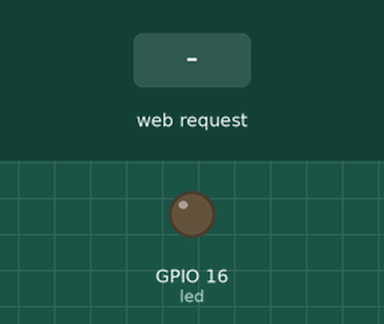
The sketch below on a simulated ESP8266 (NodeMCU). On the bench: output pins drawn as LEDs (lit = HIGH). The inputs (shaded band) are chosen by the test bench. What the sketch prints to the serial monitor is not drawn.

Above: at 2.2 s.
2.3 s: HTTP request GET /Off received
At 3.3 s:
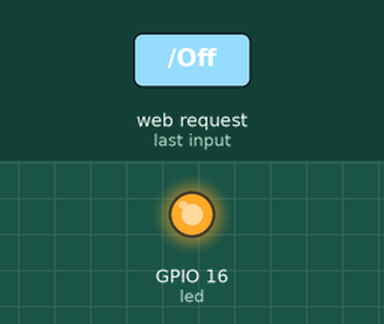
3.8 s: HTTP request GET /On received
At 4.4 s:
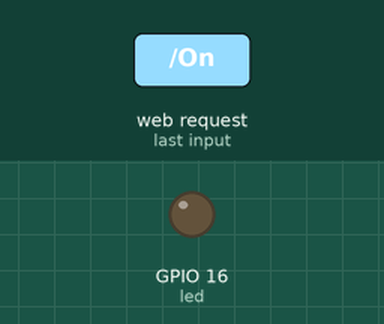
Timing chart, 0 to 6.8 s (numbered marks = the images above; inputs shaded):
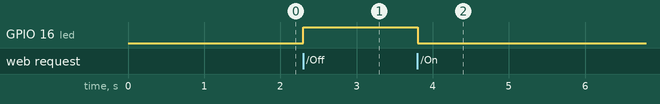

The sketch:

WiFiAccessPoint.ino
```cpp
#include <ESP8266WiFi.h>
#include <WiFiClient.h>
#include <ESP8266WebServer.h>

/* Set these to your desired credentials. */
const char *ssid = "DaoDuc";
const char *password = "1234567890";

ESP8266WebServer server(80);

/* Just a little test message.  Go to http://192.168.4.1 in a web browser
   connected to this access point to see it.
*/
int led = 16;
void handleRoot() {
  server.send(200, "text/html", "<a href=\"/on\">On</a><br><a href=\"/off\">Off</a>");
}
void handleOn() {
  digitalWrite(led, LOW);
  server.sendHeader("location", "/");
  server.send(301);
}

void handleOff() {
  digitalWrite(led, HIGH);
  server.sendHeader("location", "/");
  server.send(301);
}
void setup() {
  pinMode(led, OUTPUT);
  delay(1000);
  Serial.begin(115200);
  Serial.println();
  Serial.print("Configuring access point...");
  /* You can remove the password parameter if you want the AP to be open. */
  WiFi.softAP(ssid, password);

  IPAddress myIP = WiFi.softAPIP();
  Serial.print("AP IP address: ");
  Serial.println(myIP);
//  WiFi.mode(WIFI_AP);
  server.on("/", handleRoot);
  server.on("/On", handleOn);
  server.on("/Off", handleOff);
  server.begin();
  Serial.println("HTTP server started");
}

void loop() {
  server.handleClient();
}
```

Measured:
- after the input at 2.3 s, GPIO 16 (led): LOW → HIGH at once
- after the input at 3.8 s, GPIO 16 (led): HIGH → LOW at once
